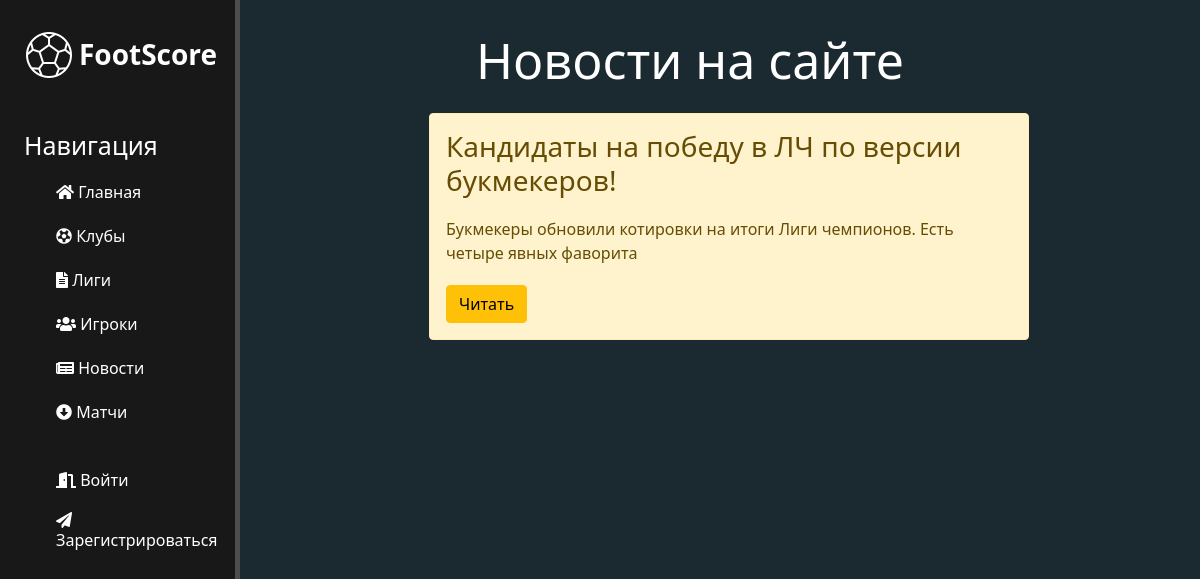
Page /news/ on the committed database.
### news/models.py (models this page shows, shortened)
class Articles(models.Model):
    title = models.CharField('Название', max_length=100)
    anons = models.CharField('Анонс', max_length=250)
    full_text = models.TextField('Статья')
    date = models.DateTimeField('Дата публикации')
    class Meta:
        verbose_name = 'Новость'
        verbose_name_plural = 'Новости'

### news/views.py (the view)
# urls.py: path('', views.news_home, name='news_home'),
def news_home(request):
    news = Articles.objects.order_by('-date')
    return render(request, 'news/news_home.html', {'news': news})

### news/templates/news/news_home.html (shortened to what this page needs)
{% extends 'main/layout.html' %}
{% block content %}
<div class="features" style="margin-top: 20px;">
    <h1>Новости на сайте</h1>
    {% if news %}
        {% for el in news %}
        <div class="alert alert-warning">
            <h3>{{ el.title }}</h3>
            <p>{{ el.anons }}</p>
            <a href="{% url 'news-detail' el.id %}" class="btn btn-warning">Читать</a>
        </div>
        {% endfor %}
    {% else %}
        <p>У вас нет записей</p>
    {% endif %}
</div>
{% endblock %}

### main/static/main/css/main.css (style rules this page uses)
:root { --main-color: #1B2A30; --second-color: #181818; --default-font-color: white; --message-font-color: #e3932b; --error-color: #f12929; --active-color: white; }
body { background: var(--main-color); color: var(--default-font-color) }
main .features { float: left; color: white; margin-left: 20%; text-align: center; min-height: 100vh; width: 75%; padding: 10px 15px; }
main .features h1 { font-size: 50px; }
main .features p { max-width: 800px; word-wrap: break-word; margin: 20px auto; }
.alert-warning { float: left; clear: both; width: 600px; margin: 15px 20%; text-align: left; }

### rows in the picture
Articles: title "Кандидаты на победу в ЛЧ по версии букмекеров!", anons "Букмекеры обновили котировки на итоги Лиги чемпионов. Есть четыре явных фаворита"
